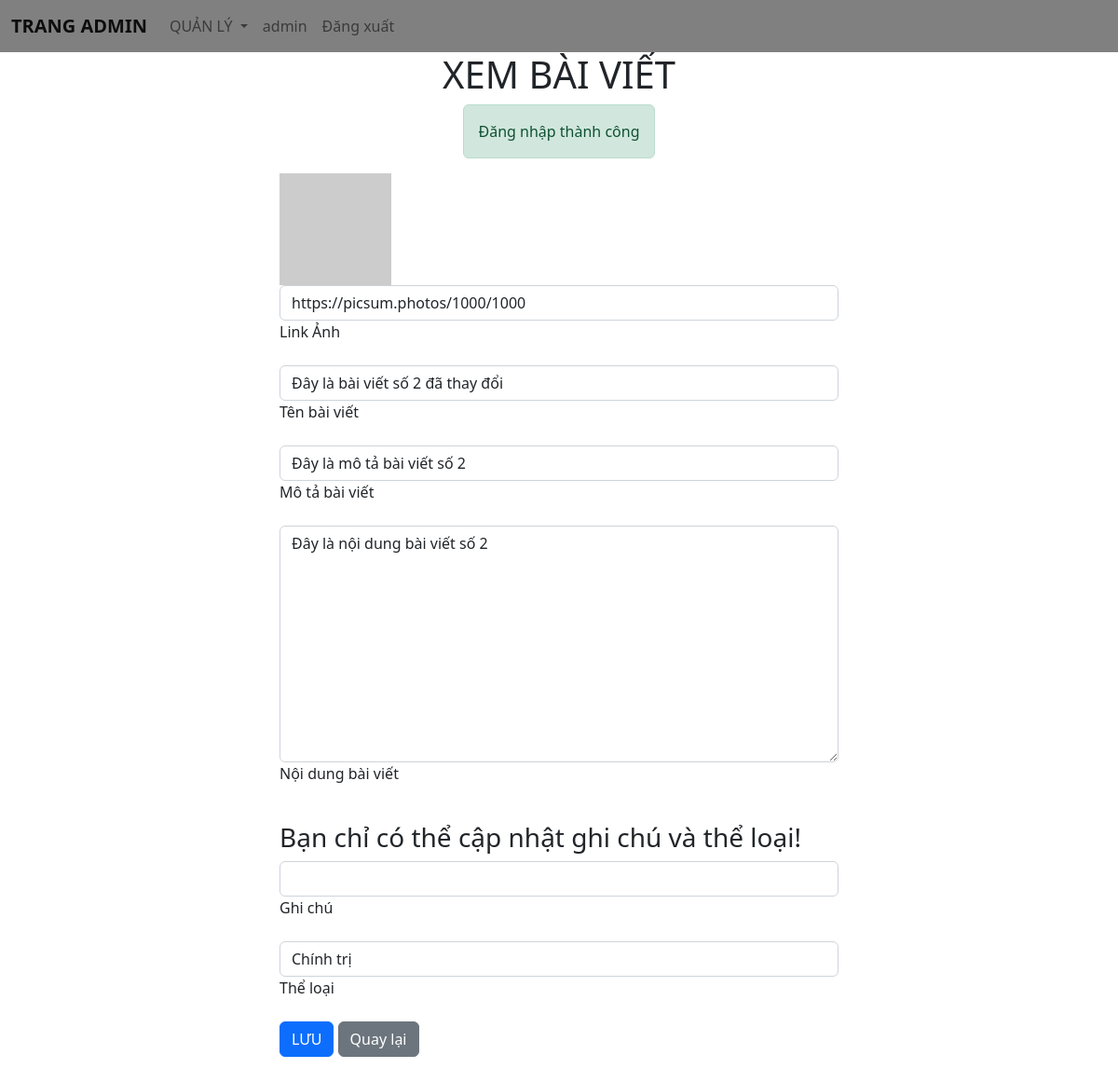
The page /index.php?type=post&type1=seepost&id=3 (signed in) on the database its author committed.
### tables this page shows
CREATE TABLE `posts` (
  `id_post` bigint(20) NOT NULL,
  `postName` varchar(255) NOT NULL,
  `postImage` varchar(255) NOT NULL,
  `postDescription` varchar(255) NOT NULL,
  `postDate` datetime NOT NULL DEFAULT current_timestamp(),
  `postContent` varchar(10000) NOT NULL,
  `isAccepted` tinyint(4) NOT NULL DEFAULT 1,
  `note` varchar(255) NOT NULL,
  `user_id` bigint(20) NOT NULL,
  `category_id` bigint(20) DEFAULT 4
);

CREATE TABLE `post_categories` (
  `id_post_category` bigint(20) NOT NULL,
  `nameCategory` varchar(255) NOT NULL,
  `delCategory` tinyint(4) NOT NULL DEFAULT 0
);

### app/helpers/security.php (called while the page is built, shortened)
<?php
function e($string){
    return htmlspecialchars($string ?? '', ENT_QUOTES, 'UTF-8');
}
function getFlashMessage($type){
    if(isset($_SESSION['flash'][$type])){
        $message = $_SESSION['flash'][$type];
        return $message;
    }
    return null;
}

### app/models/pdo.php (called while the page is built, shortened)
<?php
function pdo_get_connection()
{
    try {
        $conn = new PDO('mysql:host=' . DBHOST . ';dbname=' . DBNAME . ';charset=utf8mb4', DBUSER, DBPASS);
        $conn->setAttribute(PDO::ATTR_ERRMODE, PDO::ERRMODE_EXCEPTION);
        $conn->setAttribute(PDO::ATTR_EMULATE_PREPARES, false);
        return $conn;
    } catch (PDOException $e) {
        error_log("Database connection error: " . $e->getMessage());
        die("Lỗi kết nối cơ sở dữ liệu. Vui lòng thử lại sau.");
    }
}
function pdo_query($sql, ...$args)
{
    try {
        $conn = pdo_get_connection();
        $stmt = $conn->prepare($sql);
        $stmt->execute($args);
        $rows = $stmt->fetchAll(PDO::FETCH_ASSOC);
        return $rows;
    } catch (PDOException $e) {
        error_log("Query error: " . $e->getMessage());
        return [];
    } finally {
        unset($conn);
    }
}
function pdo_query_one($sql, ...$args)
{
    try {
        $conn = pdo_get_connection();
        $stmt = $conn->prepare($sql);
        $stmt->execute($args);
        $row = $stmt->fetch(PDO::FETCH_ASSOC);
        return $row;
    } catch (PDOException $e) {
        error_log("Query error: " . $e->getMessage());
        return false;
    } finally {
        unset($conn);
    }
}

### app/models/user/productModels.php (called while the page is built, shortened)
<?php
function getPostById($id_post){
    $sql="SELECT * FROM posts
          INNER JOIN post_categories ON posts.category_id = post_categories.id_post_category
          WHERE id_post=?";
    return pdo_query_one($sql, $id_post);
}
function getAllCategory(){
    $sql="SELECT * FROM post_categories WHERE delCategory=0 AND id_post_category!=4";
    return pdo_query($sql);
}

### app/views/admin/seepost.views.php (the view, shortened to what this page needs)
<link rel="stylesheet" href="public/css/login.css">
<div id="container4">
  <div id="title-container4">
    <h1>XEM BÀI VIẾT</h1>
  </div>
  <?php if($success = getFlashMessage('success')): ?>
    <div class="alert alert-success"><?= e($success) ?></div>
  <?php endif; ?>
<form action="" method="post">
  <div class="form-outline mb-4">
    <img width="20%" src="<?= e($getPostById['postImage']) ?>" alt="Post Image" />
    <input type="text" id="postImage" name="postImage" value="<?= e($getPostById['postImage']) ?>" class="form-control" readonly />
    <label for="postImage">Link Ảnh</label>
  </div>
  <div class="form-outline mb-4">
    <input type="text" id="postName" name="postName" value="<?= e($getPostById['postName']) ?>" class="form-control" readonly />
    <label for="postName">Tên bài viết</label>
  </div>
  <div class="form-outline mb-4">
    <input type="text" id="postDescription" name="postDescription" value="<?= e($getPostById['postDescription']) ?>" class="form-control" readonly />
    <label for="postDescription">Mô tả bài viết</label>
  </div>
  <div class="form-outline mb-4">
    <textarea name="postContent" class="form-control" id="postContent" rows="10" readonly><?= e($getPostById['postContent']) ?></textarea>
    <label for="postContent">Nội dung bài viết</label>
  </div>
</form>
<form action="" method="post">
  <h3>Bạn chỉ có thể cập nhật ghi chú và thể loại!</h3>
  <div class="form-outline mb-4">
    <input type="text" id="note" name="note" value="<?= e($getPostById['note']) ?>" class="form-control" maxlength="255" />
    <label for="note">Ghi chú</label>
  </div>
  <div class="form-outline mb-4">
    <select name="category_id" class="form-control" id="category_id" required>
      <?php foreach ($getAllCategory as $cate): ?>
        <option value="<?= e($cate['id_post_category']) ?>"
                <?= $cate['id_post_category']==$getPostById['category_id'] ? 'selected' : '' ?>>
          <?= e($cate['nameCategory']) ?>
        </option>
      <?php endforeach; ?>
    </select>
    <label for="category_id">Thể loại</label>
  </div>
  <button type="submit" name="btn-save-post" class="btn btn-primary btn-block mb-4">LƯU</button>
  <a href="index.php?type=post" class="btn btn-secondary btn-block mb-4">Quay lại</a>
</form>
</div>

### public/css/login.css (style rules this page uses)
#container4 { display: flex; flex-direction: column; align-items: center; }
#container4 form { width: 50%; }

### rows shown on the page
posts: postImage "https://picsum.photos/1000/1000", postName "Đây là bài viết số 2 đã thay đổi", postDescription "Đây là mô tả bài viết số 2", postContent "Đây là nội dung bài viết số 2", category_id "Chính trị"

### other values the page prints
$roleNames[$roleId] "TRANG ADMIN"
$_SESSION['user']['userName'] "admin"
$success "Đăng nhập thành công"
